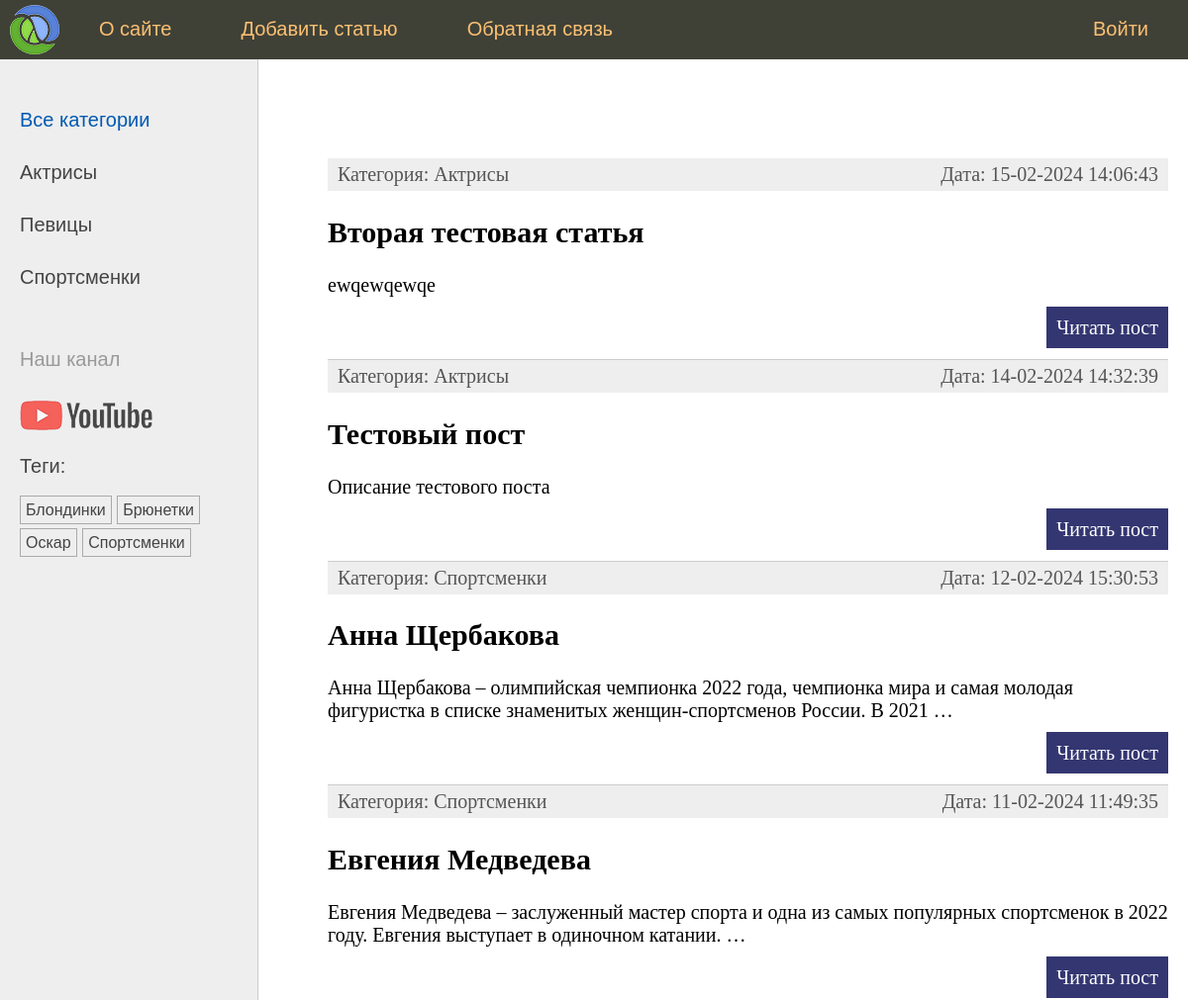
The app's page / (upper part), older data.
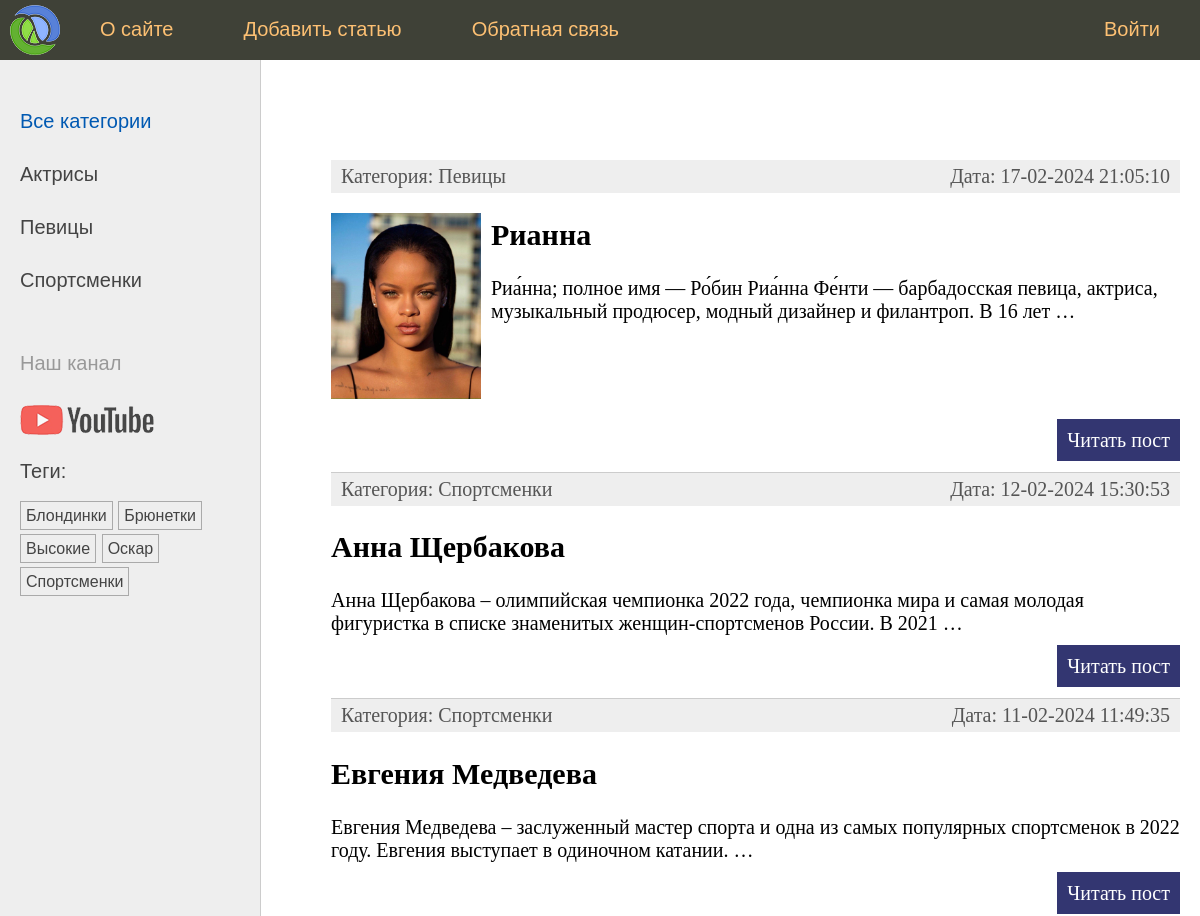
The same page, newer data.
### women/models.py (models this page shows, shortened)
class Category(models.Model):
    title = models.CharField('Категория', max_length=255, db_index=True)
    slug = models.SlugField('Ссылка', max_length=255, unique=True, db_index=True)
    class Meta:
        verbose_name = 'Категория'
        verbose_name_plural = 'Категории'
        ordering = ('title',)
    def get_absolute_url(self):
        return reverse('category', kwargs={'category_slug': self.slug})

class TagPost(models.Model):
    tag = models.CharField(max_length=100, verbose_name='Тег', db_index=True)
    slug = models.SlugField(max_length=100, unique=True, db_index=True)
    class Meta:
        verbose_name = 'Тег'
        verbose_name_plural = 'Теги'
    def get_absolute_url(self):
        return reverse('tag', kwargs={'tag_slug': self.slug})

class Women(models.Model):
    class Status(models.IntegerChoices):
        PUBLISHED = 1, 'Опубликовано'
        DRAFT = 0, 'Черновик',
    title = models.CharField('Название', max_length=255)
    slug = models.SlugField('Ссылка', max_length=255, unique=True, db_index=True)
    photo = models.ImageField(upload_to='photos/%Y/%m/%d', default=None, null=True, blank=True, verbose_name='Фото')
    description = models.TextField('Описание', blank=True)
    is_published = models.BooleanField('Опубликовано', choices=tuple(map(lambda x: (bool(x[0]), x[1]), Status.choices)),
                                       default=Status.DRAFT)
    category = models.ForeignKey(Category, on_delete=models.PROTECT, verbose_name='Категория', related_name='posts')
    tags = models.ManyToManyField('TagPost', related_name='tags', blank=True, verbose_name='Теги')
    husband = models.OneToOneField('Husband', on_delete=models.SET_NULL, related_name='wuman', blank=True, null=True,
                                   verbose_name='Муж')
    created_at = models.DateTimeField('Дата создания', auto_now_add=True)
    updated_at = models.DateTimeField('Дата обновления', auto_now=True)
    class Meta:
        verbose_name = 'Женщина'
        verbose_name_plural = 'Женщины'
        ordering = ['-created_at']
        indexes = [
            models.Index(fields=['-created_at'])
        ]
    published = PublishedManager()
    objects = models.Manager()
    def get_absolute_url(self):
        return reverse('post', kwargs={'post_slug': self.slug})

### women/views.py (the view)
# urls.py: path('', WomenHome.as_view(), name='home'),
class WomenHome(ListView):
    model = Women
    template_name = 'women/index.html'
    context_object_name = 'posts'
    extra_context = {
        'title': 'Главная страница',
        'menu': menu,
        'category_selected': 0,
    }

### women/models.py (called while the page is built)
    def get_queryset(self):
        return super().get_queryset().filter(is_published=Women.Status.PUBLISHED)

### women/templatetags/women_tags.py (called while the page is built)
@register.inclusion_tag('women/list_categories.html')
def show_categories(category_selected=0):
    categories = Category.objects.annotate(total=Count('posts')).filter(total__gt=0)
    return {'categories': categories, 'category_selected': category_selected}

@register.inclusion_tag('women/list_tags.html')
def show_all_tags():
    return {'tags': TagPost.objects.annotate(total=Count('tags')).filter(total__gt=0)}

### women/templates/women/index.html (shortened to what this page needs)
{% extends 'base.html' %}
{% block content %}
    <ul class="list-articles">
        {% for post in posts %}
            <li>
                <div class="article-panel">
                    <p class="first">Категория: {{ post.category.title }}</p>
                    <p class="last">Дата: {{ post.updated_at|date:"d-m-Y H:i:s" }}</p>
                </div>
                {% if post.photo %}
                    <p><img class="img-article-left thumb" src="{{ post.photo.url }}" alt=""></p>
                {% endif %}
                <h2>{{ post.title }}</h2>
                {% autoescape off %}
                    {{ post.description|linebreaks|truncatewords:20 }}
                {% endautoescape %}
                <p class="link-read-post"><a href="{{ post.get_absolute_url }}">Читать пост</a></p>
            </li>
        {% endfor %}
    </ul>
{% endblock %}

### women/templates/women/list_categories.html
{% for category in categories %}
    {% if category.id == category_selected %}
        <li class="selected">
           {{ category.title }}
        </li>
    {% else %}
        <li>
            <a href="{{ category.get_absolute_url }}">{{ category.title }}</a>
        </li>
    {% endif %}
{% endfor %}

### women/templates/women/list_tags.html
{% if tags %}
    <p>Теги:</p>
    <ul class="tags-list">
        {% for tag in tags %}
            <li>
                <a href="{{ tag.get_absolute_url }}">{{ tag.tag }}</a>
            </li>
        {% endfor %}
    </ul>
{% endif %}

Row changes from the older to the newer data that the page shows:
removed Women: category "Актрисы", updated_at "15-02-2024 14:06:43", title "Вторая тестовая статья", description "ewqewqewqe"
removed Women: category "Актрисы", updated_at "14-02-2024 14:32:39", title "Тестовый пост", description "Описание тестового поста"
now on this page (row unchanged): TagPost: tag "Высокие"
added Women: category "Певицы", updated_at "17-02-2024 21:05:10", photo (picture), title "Рианна", description "Риа́нна; полное имя — Ро́бин Риа́нна Фе́нти — барбадосская певица, актриса, музыкальный продюсер, модный дизайнер и филантроп. В 16 лет …"
